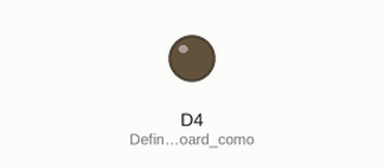
Bench run of a sketch on a simulated ESP8266 (NodeMCU). On the bench: output pins drawn as LEDs (lit = HIGH). WiFi joins after 1.5 s; servers stay silent unless stated; what the sketch prints to the serial monitor is not drawn.

Above: at 3.0 s.
At 6.0 s:
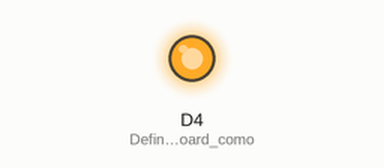
Timing chart, 0 to 9.3 s (numbered marks = the images above):
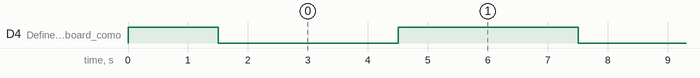

Measured:
- by itself, D4 (Define_o_LED_Onboard_como): alternates HIGH for 3.0 s and LOW for 3.0 s

The sketch:

SendAccessPoint.ino
```cpp
#include <ESP8266WiFi.h>
#include <WiFiUdp.h>


WiFiUDP Udp;

byte serdata=0;
byte fromserver=0;


static String resp[255];
unsigned int localUdpPort = 4210;  // local port to listen on
char incomingPacket[255];  // buffer for incoming packets
char  replyPacket[255] = "DANIEL ";  // a reply string to send back


void setup()
{
  Serial.begin(115200);
  Serial.println();

  pinMode(D4, OUTPUT);//Define o LED Onboard como saida.
  digitalWrite(D4, 1);//Apaga o LED.

  WiFi.mode(WIFI_STA);
  WiFi.begin("iab-adm","iab124578");

  Serial.println();
    Serial.println();
    Serial.print("Wait for WiFi... ");

  while(WiFi.status() != WL_CONNECTED)
  {
    Serial.print(".");
        delay(500);
  }
     Serial.println("");
    Serial.println("WiFi connected");
    Serial.println("IP address: ");
    Serial.println(WiFi.localIP());
    Udp.begin(4211);


}


void loop()
{


   digitalWrite(D4, !digitalRead(D4));


   const int port=4211;
   int i = 0;

  //Serial.println("RESP=>"+resp);
  int packetSize = Udp.parsePacket();
  if (packetSize)
  {
    // receive incoming UDP packets
    Serial.println("Receiver");
    Serial.printf("Received %d bytes from %s, port %d\n", packetSize, Udp.remoteIP().toString().c_str(), Udp.remotePort());
    int len = Udp.read(incomingPacket, 255);
    if (len > 0)
    {
      incomingPacket[len] = 0;
    }
    Serial.printf("UDP packet contents: %s\n", incomingPacket);
    digitalWrite(D4, !digitalRead(D4));
    // send back a reply, to the IP address and port we got the packet from
    const char ip[]="192.168.10.226";
   // Udp.beginPacket(ip,4211);
   // Udp.write(incomingPacket);
   // Udp.endPacket();

//    resp = incomingPacket;
//    Serial.println("RESP 80 =>"+resp);


    delay(1000);
    digitalWrite(D4, !digitalRead(D4));
  }

   udpsend();
   delay(1000);
}

void udpsend()
  {
  Serial.println("incomingPacket 93 =>"||incomingPacket);
  const char ip[]="192.168.10.155";
  Udp.beginPacket(ip,4210);
  Udp.write(incomingPacket);
  Udp.endPacket();
  delay(2000);
  return;
  }
```
